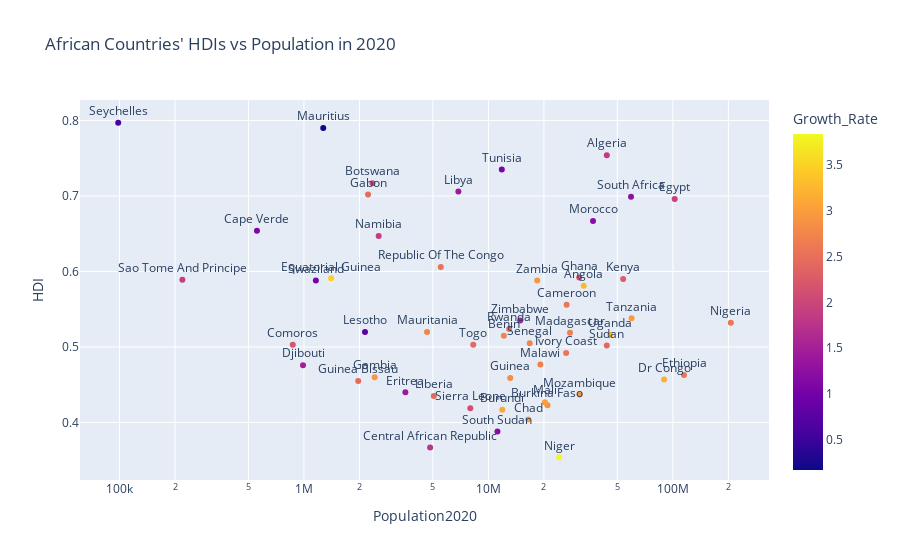

Notebook code for this chart:
### Code cell
fig = px.scatter(African_index, x= African_index.Population2020, y= African_index.HDI,log_x = True,color_continuous_scale = 'Plasma',hover_name= 'Country', color='Growth_Rate',text="Country",title = "African Countries' HDIs vs Population in 2020")
fig.update_traces(textposition='top center')
fig.show()

### Figure 1 — Plotly figure (JSON) as saved in the notebook; plotly's stock layout.template omitted (floating-point values rounded to 4 significant figures)
{"data": [{"hovertemplate": "<b>%{hovertext}</b><br><br>Population2020=%{x}<br>HDI=%{y}<br>Country=%{text}<br>Growth_Rate=%{marker.color}<extra></extra>", "hovertext": ["Niger", "Central African Republic", "South Sudan", "Chad", "Burundi", "Sierra Leone", "Burkina Faso", "Mali", "Liberia", "Mozambique", "Eritrea", "Guinea Bissau", "Dr Congo", "Guinea", "Gambia", "Ethiopia", "Djibouti", "Malawi", "Ivory Coast", "Sudan", "Togo", "Comoros", "Senegal", "Benin", "Uganda", "Madagascar", "Mauritania", "Lesotho", "Rwanda", "Nigeria", "Zimbabwe", "Tanzania", "Cameroon", "Angola", "Zambia", "Swaziland", "Sao Tome And Principe", "Kenya", "Equatorial Guinea", "Ghana", "Republic Of The Congo", "Namibia", "Cape Verde", "Morocco", "Egypt", "South Africa", "Gabon", "Libya", "Botswana", "Tunisia", "Algeria", "Mauritius", "Seychelles"], "legendgroup": "", "marker": {"color": [3.84, 1.78, 1.19, 3, 3.12, 2.1, 2.86, 3.02, 2.44, 2.93, 1.41, 2.45, 3.19, 2.83, 2.94, 2.57, 1.48, 2.69, 2.57, 2.42, 2.43, 2.2, 2.75, 2.73, 3.32, 2.68, 2.74, 0.8, 2.58, 2.58, 1.49, 2.98, 2.59, 3.27, 2.93, 1.05, 1.91, 2.28, 3.47, 2.15, 2.56, 1.86, 1.1, 1.2, 1.94, 1.28, 2.45, 1.39, 2.08, 1.06, 1.85, 0.17, 0.62], "coloraxis": "coloraxis", "symbol": "circle"}, "mode": "markers+text", "name": "", "orientation": "v", "showlegend": false, "text": ["Niger", "Central African Republic", "South Sudan", "Chad", "Burundi", "Sierra Leone", "Burkina Faso", "Mali", "Liberia", "Mozambique", "Eritrea", "Guinea Bissau", "Dr Congo", "Guinea", "Gambia", "Ethiopia", "Djibouti", "Malawi", "Ivory Coast", "Sudan", "Togo", "Comoros", "Senegal", "Benin", "Uganda", "Madagascar", "Mauritania", "Lesotho", "Rwanda", "Nigeria", "Zimbabwe", "Tanzania", "Cameroon", "Angola", "Zambia", "Swaziland", "Sao Tome And Principe", "Kenya", "Equatorial Guinea", "Ghana", "Republic Of The Congo", "Namibia", "Cape Verde", "Morocco", "Egypt", "South Africa", "Gabon", "Libya", "Botswana", "Tunisia", "Algeria", "Mauritius", "Seychelles"], "textposition": "top center", "type": "scatter", "x": [24206644, 4829767, 11193725, 16425864, 11890784, 7976983, 20903273, 20250833, 5057681, 31255435, 3546421, 1968001, 89561403, 13132795, 2416668, 114963588, 988000, 19129952, 26378274, 43849260, 8278724, 869601, 16743927, 12123200, 45741007, 27691018, 4649658, 2142249, 12952218, 206139589, 14862924, 59734218, 26545863, 32866272, 18383955, 1160164, 219159, 53771296, 1402985, 31072940, 5518087, 2540905, 555987, 36910560, 102334404, 59308690, 2225734, 6871292, 2351627, 11818619, 43851044, 1271768, 98347], "xaxis": "x", "y": [0.354, 0.367, 0.388, 0.404, 0.417, 0.419, 0.423, 0.427, 0.435, 0.437, 0.44, 0.455, 0.457, 0.459, 0.46, 0.463, 0.476, 0.477, 0.492, 0.502, 0.503, 0.503, 0.505, 0.515, 0.516, 0.519, 0.52, 0.52, 0.524, 0.532, 0.535, 0.538, 0.556, 0.581, 0.588, 0.588, 0.589, 0.59, 0.591, 0.592, 0.606, 0.647, 0.654, 0.667, 0.696, 0.699, 0.702, 0.706, 0.717, 0.735, 0.754, 0.79, 0.797], "yaxis": "y"}], "layout": {"coloraxis": {"colorbar": {"title": {"text": "Growth_Rate"}}, "colorscale": [[0, "#0d0887"], [0.1111, "#46039f"], [0.2222, "#7201a8"], [0.3333, "#9c179e"], [0.4444, "#bd3786"], [0.5556, "#d8576b"], [0.6667, "#ed7953"], [0.7778, "#fb9f3a"], [0.8889, "#fdca26"], [1, "#f0f921"]]}, "legend": {"tracegroupgap": 0}, "title": {"text": "African Countries' HDIs vs Population in 2020"}, "xaxis": {"anchor": "y", "domain": [0, 1], "title": {"text": "Population2020"}, "type": "log"}, "yaxis": {"anchor": "x", "domain": [0, 1], "title": {"text": "HDI"}}}}
